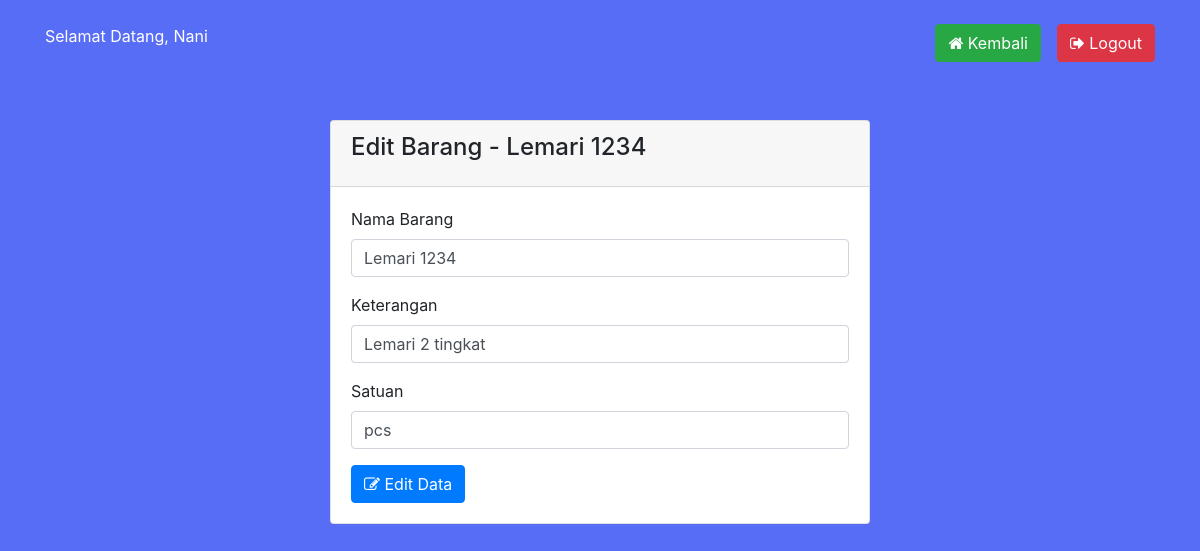
Page /obsolate/Tp3Test/edit.php?id=1 (signed in) on the committed database.
### tables this page shows
CREATE TABLE `pengguna` (
  `IdPengguna` int NOT NULL,
  `NamaPengguna` varchar(50) NOT NULL,
  `PASSWORD` char(128) NOT NULL,
  `NamaDepan` varchar(25) NOT NULL,
  `NamaBelakang` varchar(25) DEFAULT NULL,
  `NoHp` varchar(12) NOT NULL,
  `alamat` text NOT NULL,
  `IdAkses` int DEFAULT NULL
);

CREATE TABLE `barang` (
  `IdBarang` int NOT NULL,
  `NamaBarang` varchar(50) NOT NULL,
  `Keterangan` varchar(100) NOT NULL,
  `satuan` varchar(30) NOT NULL,
  `IdPengguna` int NOT NULL,
  `supplier_id` int DEFAULT NULL
);

### obsolate/Tp3Test/proses/panggil.php (called while the page is built, shortened)
<?php
    include 'prosescrud.php';
    $db = new Koneksi();
    $koneksi =  $db->DBConnect();
    $proses = new prosesCrud($koneksi);
    $id = $_SESSION['ADMIN']['IdPengguna'];
    $sesi = $proses->tampil_data_id('pengguna','IdPengguna',$id);
?>

### obsolate/Tp3Test/proses/prosescrud.php (called while the page is built, shortened)
<?php
class prosesCrud {
    protected $db;
    function __construct($db){
        $this->db = $db;
    }
    function tampil_data_id($tabel,$where,$id)
    {
        $row = $this->db->prepare("SELECT * FROM $tabel WHERE $where = ?");
        $row->execute(array($id));
        $hasil = $row->fetch();
        return $hasil;
    }
}

### obsolate/Tp3Test/edit.php (the view, shortened to what this page needs)
<?php
    require 'proses/panggil.php';
    $idGet = strip_tags($_GET['id']);
    $hasil = $proses->tampil_data_id('barang','IdBarang',$idGet);
?>
<!DOCTYPE HTML>
<html>
	<head>
		<link rel="stylesheet" href="https://maxcdn.bootstrapcdn.com/bootstrap/4.0.0/css/bootstrap.min.css">
		<link rel="stylesheet" href="https://stackpath.bootstrapcdn.com/font-awesome/4.7.0/css/font-awesome.min.css">
	</head>
    <body style="background:#586df5;">
		<div class="container">
			<br/>
            <span style="color:#fff";>Selamat Datang, <?php echo $sesi['NamaDepan'];?></span>
			<div class="float-right">
				<a href="index.php" class="btn btn-success btn-md" style="margin-right:1pc;"><span class="fa fa-home"></span> Kembali</a>
				<a href="logout.php" class="btn btn-danger btn-md float-right"><span class="fa fa-sign-out"></span> Logout</a>
			</div>
			<br/><br/><br/>
			<div class="row">
				<div class="col-sm-3"></div>
				<div class="col-lg-6">
					<br/>
					<div class="card">
						<div class="card-header">
						<h4 class="card-title">Edit Barang - <?php echo $hasil['NamaBarang'];?></h4>
						</div>
						<div class="card-body">
							<form action="proses/crud.php?aksi=editBarang" method="POST">
								<div class="form-group">
									<label>Nama Barang</label>
									<input type="text" value="<?php echo $hasil['NamaBarang'];?>" class="form-control" name="NamaBarang" required>
								</div>
								<div class="form-group">
									<label>Keterangan</label>
									<input type="text" value="<?php echo $hasil['Keterangan'];?>" class="form-control" name="Keterangan" required>
								</div>
								<div class="form-group">
									<label>Satuan</label>
									<input type="harga" value="<?php echo $hasil['satuan'];?>" class="form-control" name="satuan" required>
								</div>
								<button class="btn btn-primary btn-md" name="create"><i class="fa fa-edit"> </i> Edit Data</button>
							</form>
						</div>
					</div>
				</div>
				<div class="col-sm-3"></div>
			</div>
		</div>
	</body>
</html>

### rows in the picture
pengguna: NamaDepan "Nani"
barang: NamaBarang "Lemari 1234", Keterangan "Lemari 2 tingkat", satuan "pcs"
